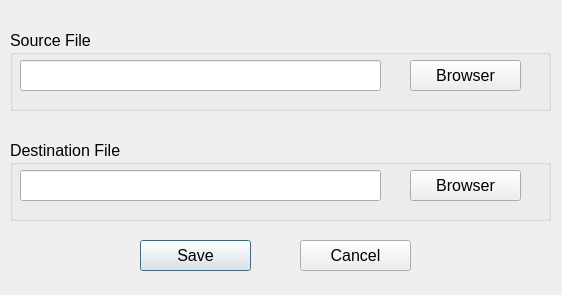
<?xml version="1.0" encoding="UTF-8"?>
<ui version="4.0">
 <class>Dialog</class>
 <widget class="QDialog" name="Dialog">
  <property name="geometry">
   <rect>
    <x>0</x>
    <y>0</y>
    <width>562</width>
    <height>295</height>
   </rect>
  </property>
  <property name="windowTitle">
   <string>Edit Task</string>
  </property>
  <widget class="QPushButton" name="btn_save">
   <property name="geometry">
    <rect>
     <x>140</x>
     <y>240</y>
     <width>111</width>
     <height>31</height>
    </rect>
   </property>
   <property name="font">
    <font>
     <family>Arial</family>
     <pointsize>12</pointsize>
    </font>
   </property>
   <property name="text">
    <string>Save</string>
   </property>
  </widget>
  <widget class="QPushButton" name="btn_cancel">
   <property name="geometry">
    <rect>
     <x>300</x>
     <y>240</y>
     <width>111</width>
     <height>31</height>
    </rect>
   </property>
   <property name="font">
    <font>
     <family>Arial</family>
     <pointsize>12</pointsize>
    </font>
   </property>
   <property name="text">
    <string>Cancel</string>
   </property>
  </widget>
  <widget class="QGroupBox" name="groupBox">
   <property name="geometry">
    <rect>
     <x>10</x>
     <y>30</y>
     <width>541</width>
     <height>81</height>
    </rect>
   </property>
   <property name="font">
    <font>
     <family>Arial</family>
     <pointsize>12</pointsize>
    </font>
   </property>
   <property name="title">
    <string>Source File</string>
   </property>
   <widget class="QLineEdit" name="txt_source">
    <property name="geometry">
     <rect>
      <x>10</x>
      <y>30</y>
      <width>361</width>
      <height>31</height>
     </rect>
    </property>
    <property name="text">
     <string/>
    </property>
   </widget>
   <widget class="QPushButton" name="btn_source_browser">
    <property name="geometry">
     <rect>
      <x>400</x>
      <y>30</y>
      <width>111</width>
      <height>31</height>
     </rect>
    </property>
    <property name="text">
     <string>Browser</string>
    </property>
   </widget>
  </widget>
  <widget class="QGroupBox" name="groupBox_2">
   <property name="geometry">
    <rect>
     <x>10</x>
     <y>140</y>
     <width>541</width>
     <height>81</height>
    </rect>
   </property>
   <property name="font">
    <font>
     <family>Arial</family>
     <pointsize>12</pointsize>
    </font>
   </property>
   <property name="title">
    <string>Destination File</string>
   </property>
   <widget class="QLineEdit" name="txt_destination">
    <property name="geometry">
     <rect>
      <x>10</x>
      <y>30</y>
      <width>361</width>
      <height>31</height>
     </rect>
    </property>
    <property name="text">
     <string/>
    </property>
   </widget>
   <widget class="QPushButton" name="btn_dest_browser">
    <property name="geometry">
     <rect>
      <x>400</x>
      <y>30</y>
      <width>111</width>
      <height>31</height>
     </rect>
    </property>
    <property name="text">
     <string>Browser</string>
    </property>
   </widget>
  </widget>
 </widget>
 <resources/>
 <connections>
  <connection>
   <sender>btn_source_browser</sender>
   <signal>clicked()</signal>
   <receiver>Dialog</receiver>
   <slot>browse_source()</slot>
   <hints>
    <hint type="sourcelabel">
     <x>438</x>
     <y>77</y>
    </hint>
    <hint type="destinationlabel">
     <x>-204</x>
     <y>450</y>
    </hint>
   </hints>
  </connection>
  <connection>
   <sender>btn_dest_browser</sender>
   <signal>clicked()</signal>
   <receiver>Dialog</receiver>
   <slot>browse_destination()</slot>
   <hints>
    <hint type="sourcelabel">
     <x>452</x>
     <y>187</y>
    </hint>
    <hint type="destinationlabel">
     <x>-118</x>
     <y>504</y>
    </hint>
   </hints>
  </connection>
  <connection>
   <sender>btn_cancel</sender>
   <signal>clicked()</signal>
   <receiver>Dialog</receiver>
   <slot>reject()</slot>
   <hints>
    <hint type="sourcelabel">
     <x>354</x>
     <y>253</y>
    </hint>
    <hint type="destinationlabel">
     <x>-42</x>
     <y>474</y>
    </hint>
   </hints>
  </connection>
  <connection>
   <sender>btn_save</sender>
   <signal>clicked()</signal>
   <receiver>Dialog</receiver>
   <slot>save()</slot>
   <hints>
    <hint type="sourcelabel">
     <x>203</x>
     <y>257</y>
    </hint>
    <hint type="destinationlabel">
     <x>-77</x>
     <y>497</y>
    </hint>
   </hints>
  </connection>
 </connections>
 <slots>
  <slot>browse_source()</slot>
  <slot>browse_destination()</slot>
  <slot>save()</slot>
 </slots>
</ui>
